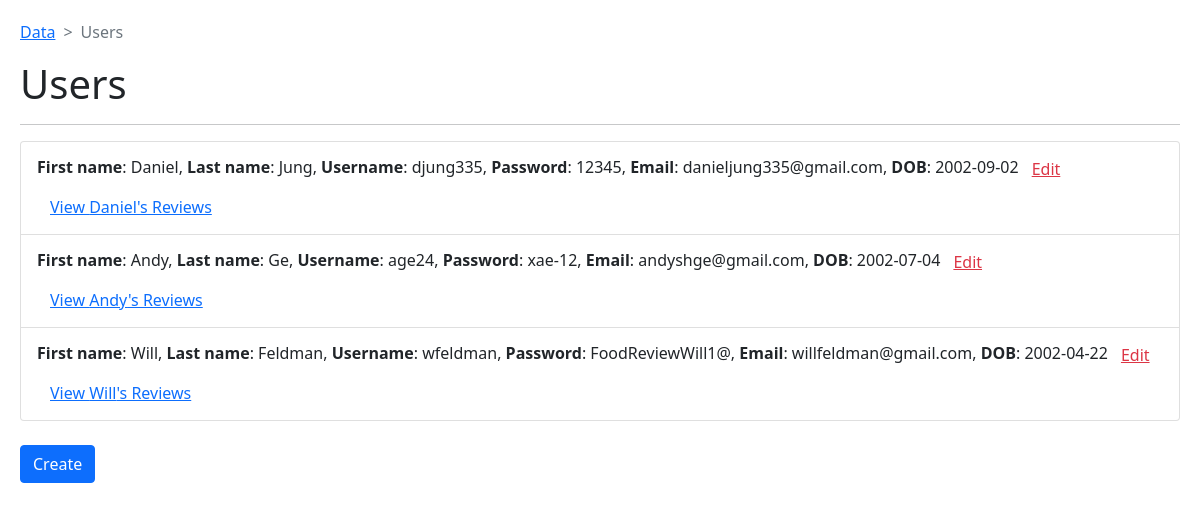
/UsersList.php, run on the app's committed database.
### tables this page shows
CREATE TABLE `users` (
  `id` int NOT NULL AUTO_INCREMENT,
  `first_name` varchar(45) DEFAULT NULL,
  `last_name` varchar(45) DEFAULT NULL,
  `username` varchar(45) DEFAULT NULL,
  `password` varchar(45) DEFAULT NULL,
  `email` varchar(45) DEFAULT NULL,
  `date_of_birth` datetime DEFAULT CURRENT_TIMESTAMP,
  PRIMARY KEY (`id`)
);

### Config.php (called while the page is built, shortened)
<?php
    class Config
    {
        public $conn_servername = "localhost";
        public $conn_username = "root";
        public $conn_password = "P@ssw0rd";
        public function getConnection() {
            $conn = new mysqli($this->conn_servername, $this->conn_username, $this->conn_password);
            return $conn;
        }
    }
?>

### DAOs/UserDAO.php (called while the page is built, shortened)
<?php
    include __DIR__ . '/../Config.php';
    include __DIR__ . '/../Model/User.php';
    class UserDAO
    {
        public $conn;
        public function __construct() {
            $this->config = new Config();
            $this->conn = $this->config->getConnection();
        }
        public function findAllUsers() {
            $list_of_users = array();
            $sql = "SELECT * FROM `food_reviews`.`users`";
            $result = mysqli_query($this->conn, $sql);
            if (mysqli_num_rows($result) > 0) {
                while($row = mysqli_fetch_assoc($result)) {
                    $list_of_users[] = new User($row["id"], $row["first_name"], $row["last_name"], $row["username"], $row["password"], $row["email"], $row["date_of_birth"]);
                }
            }
            return $list_of_users;
        }
    }
?>

### Model/User.php (called while the page is built, shortened)
<?php
    class User
    {
        public $id;
        public $first_name;
        public $last_name;
        public $username;
        public $password;
        public $email;
        public $date_of_birth;
        public function __construct($id, $first_name, $last_name, $username, $password, $email, $date_of_birth) {
            $this->id = $id;
            $this->first_name = $first_name;
            $this->last_name = $last_name;
            $this->username = $username;
            $this->password = $password;
            $this->email = $email;
            $this->date_of_birth = $date_of_birth;
        }
        public function getId(): int {
            return $this->id;
        }
        public function getFirstName(): string {
            return $this->first_name;
        }
        public function getLastName(): string {
            return $this->last_name;
        }
        public function getUsername(): string {
            return $this->username;
        }
        public function getPassword(): string {
            return $this->password;
        }
        public function getEmail(): string {
            return $this->email;
        }
        public function getDOB(): string {
            return $this->date_of_birth;
        }
    }
?>

### UsersList.php (the view, shortened to what this page needs)
<?php include 'DAOs/UserDAO.php';?>
<?php
    $database_connection = new UserDAO();
?>
<!DOCTYPE HTML PUBLIC "-//W3C//DTD HTML 4.01//EN" "http://www.w3.org/TR/html4/strict.dtd">
<html>
    <head>
        <link href="https://cdn.jsdelivr.net/npm/bootstrap@5.1.3/dist/css/bootstrap.min.css" rel="stylesheet">
    </head>
    <body style="padding: 20px;">
        <nav style="--bs-breadcrumb-divider: '>';" aria-label="breadcrumb">
            <ol class="breadcrumb">
                <li class="breadcrumb-item"><a href="index.php">Data</a></li>
                <li class="breadcrumb-item active" aria-current="page">Users</li>
            </ol>
        </nav>
        <div>
            <h1>Users</h1>
            <hr>
            <ul class="list-group">
                <?php
                    foreach ($database_connection->findAllUsers() as $user) {
                        echo "<li class='list-group-item'><b>First name</b>: ". $user->getFirstName() . ", <b>Last name</b>: " . $user->getLastName() . ", <b>Username</b>: " . $user->getUsername() . ", <b>Password</b>: " . $user->getPassword() . ", <b>Email</b>: " . $user->getEmail() . ", <b>DOB</b>: " . substr($user->getDOB(), 0, 10) . "<a href=EditUserForm.php?user='" . $user->getId() . "'><button type='button' class='btn btn-link link-danger'>Edit</button></a>" . "<a href=ReviewsByUser.php?user=" . $user->getId() . "><button type='button' class='btn btn-link'>View " . $user->getFirstName() . "'s Reviews</button></a>" . "</li>";
                    }
                ?>
            </ul>
            <br>
            <a href="AddUserForm.php"><button type="button" class="btn btn-primary">Create</button></a>
        </div>
    </body>
</html>

### data on the page
users: first_name "Daniel", last_name "Jung", username "djung335", password "12345", email "danieljung335@gmail.com", date_of_birth "2002-09-02"
users: first_name "Andy", last_name "Ge", username "age24", password "xae-12", email "andyshge@gmail.com", date_of_birth "2002-07-04"
users: first_name "Will", last_name "Feldman", username "wfeldman", password "FoodReviewWill1@", email "willfeldman@gmail.com", date_of_birth "2002-04-22"
